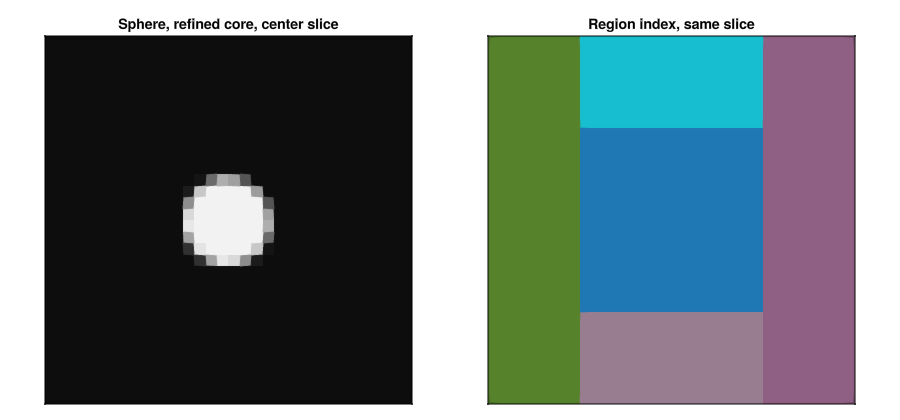

The Julia source for this figure:
# 08_refine.jl
#
# A CompositeGrid glues Regions of different resolutions into one grid. This
# example refines a coarse grid around a small sphere and rasterizes into
# the composite grid. It then looks at the result two ways: as a uniform
# array (regrid, for plotting), and colored by region index, to show the
# tiling itself.

using VoxelShapes
using GLMakie

N = 16
coarse = Region((N, N, N), (1 // N, 1 // N, 1 // N), (1 // 2, 1 // 2, 1 // 2))

sphere = FillableSphere((0.5, 0.5, 0.5), 0.12, 1.0)

# Refine by a factor of 2 around the sphere's bounding box. Add one coarse
# voxel of padding so the anti-aliased boundary voxels land in the fine core.
grid = refine(coarse, sphere; factor=2, padding=1 // N)

geometry = Geometry([sphere], 0.0, AdaptiveAntiAliasing(SuperResolutionAntiAliasing(4)))
field = rasterize(geometry, grid)

# A dense array at the finest scale present in the grid, for plotting.
uniform = regrid(field)

# A field of region indices, not rasterized values, regridded the same way.
# Each block of uniform color is one region, showing the tiling itself.
index_field = CompositeField(
    reduce(vcat, fill(Float64(idx), length(reg)) for (idx, reg) in enumerate(regions(grid))),
    grid,
)
region_map = regrid(index_field)

fig = Figure(size = (900, 420))

nz = size(uniform, 3)
ax1 = Axis(fig[1, 1], title = "Sphere, refined core, center slice", aspect = DataAspect())
heatmap!(ax1, uniform[:, :, nz ÷ 2], colormap = :grays, colorrange = (0, 1))
hidedecorations!(ax1)

ax2 = Axis(fig[1, 2], title = "Region index, same slice", aspect = DataAspect())
heatmap!(ax2, region_map[:, :, nz ÷ 2], colormap = :tab10)
hidedecorations!(ax2)

save(joinpath(@__DIR__, "08_refine.png"), fig)
display(fig)
